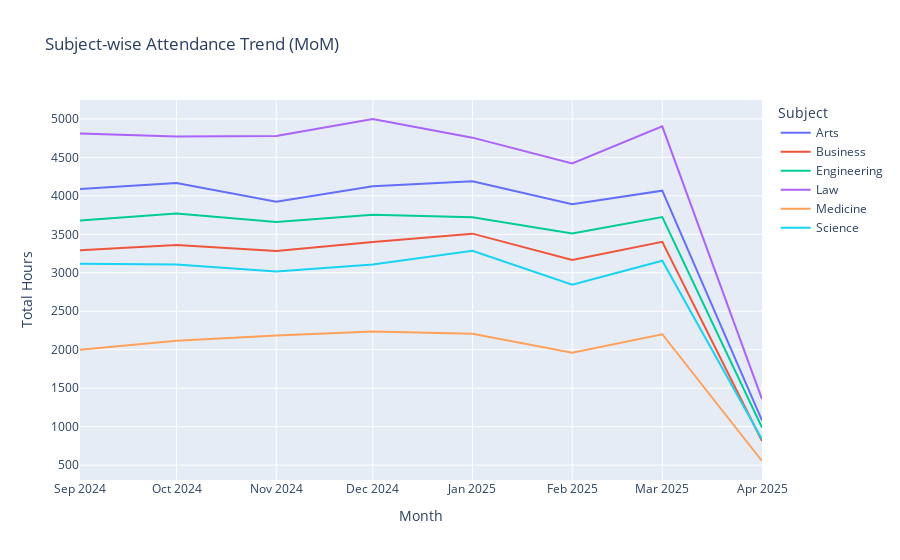

The notebook cell this image was saved under:
### Code cell
query = """
SELECT
    c.year,
    c.month,
    t.department AS subject,
    SUM(f.total_hours) AS total_hours
FROM fact_attendance_daily f
JOIN dim_calendar c
    ON f.date_id = c.date_id
JOIN dim_teachers t
    ON f.badge_id = t.badge_id
GROUP BY c.year, c.month, t.department
ORDER BY c.year, c.month;
"""

df = pd.read_sql(query, conn)

df["month_label"] = df["year"].astype(str) + "-" + df["month"].astype(str)

fig = px.line(
    df,
    x="month_label",
    y="total_hours",
    color="subject",
    title="Subject-wise Attendance Trend (MoM)"
)

fig.update_layout(
    xaxis_title="Month",
    yaxis_title="Total Hours",
    legend_title="Subject"
)

fig.show()

### Figure 1 — Plotly figure (JSON) as saved in the notebook; plotly's stock layout.template omitted (floating-point values rounded to 4 significant figures)
{"data": [{"hovertemplate": "subject=Arts<br>month_label=%{x}<br>total_hours=%{y}<extra></extra>", "legendgroup": "Arts", "line": {"color": "#636efa", "dash": "solid"}, "marker": {"symbol": "circle"}, "mode": "lines", "name": "Arts", "orientation": "v", "showlegend": true, "type": "scatter", "x": ["2024-9", "2024-10", "2024-11", "2024-12", "2025-1", "2025-2", "2025-3", "2025-4"], "xaxis": "x", "y": [4089.0, 4167.0, 3925.0, 4126.0, 4190.0, 3891.0, 4067.0, 1081.0], "yaxis": "y"}, {"hovertemplate": "subject=Business<br>month_label=%{x}<br>total_hours=%{y}<extra></extra>", "legendgroup": "Business", "line": {"color": "#EF553B", "dash": "solid"}, "marker": {"symbol": "circle"}, "mode": "lines", "name": "Business", "orientation": "v", "showlegend": true, "type": "scatter", "x": ["2024-9", "2024-10", "2024-11", "2024-12", "2025-1", "2025-2", "2025-3", "2025-4"], "xaxis": "x", "y": [3293.0, 3362.0, 3284.0, 3401.0, 3509.0, 3166.0, 3403.0, 812.7], "yaxis": "y"}, {"hovertemplate": "subject=Engineering<br>month_label=%{x}<br>total_hours=%{y}<extra></extra>", "legendgroup": "Engineering", "line": {"color": "#00cc96", "dash": "solid"}, "marker": {"symbol": "circle"}, "mode": "lines", "name": "Engineering", "orientation": "v", "showlegend": true, "type": "scatter", "x": ["2024-9", "2024-10", "2024-11", "2024-12", "2025-1", "2025-2", "2025-3", "2025-4"], "xaxis": "x", "y": [3681.0, 3769.0, 3661.0, 3755.0, 3722.0, 3510.0, 3724.0, 989.4], "yaxis": "y"}, {"hovertemplate": "subject=Law<br>month_label=%{x}<br>total_hours=%{y}<extra></extra>", "legendgroup": "Law", "line": {"color": "#ab63fa", "dash": "solid"}, "marker": {"symbol": "circle"}, "mode": "lines", "name": "Law", "orientation": "v", "showlegend": true, "type": "scatter", "x": ["2024-9", "2024-10", "2024-11", "2024-12", "2025-1", "2025-2", "2025-3", "2025-4"], "xaxis": "x", "y": [4812.0, 4772.0, 4778.0, 4999.0, 4756.0, 4422.0, 4903.0, 1359.0], "yaxis": "y"}, {"hovertemplate": "subject=Medicine<br>month_label=%{x}<br>total_hours=%{y}<extra></extra>", "legendgroup": "Medicine", "line": {"color": "#FFA15A", "dash": "solid"}, "marker": {"symbol": "circle"}, "mode": "lines", "name": "Medicine", "orientation": "v", "showlegend": true, "type": "scatter", "x": ["2024-9", "2024-10", "2024-11", "2024-12", "2025-1", "2025-2", "2025-3", "2025-4"], "xaxis": "x", "y": [1999.0, 2116.0, 2186.0, 2237.0, 2206.0, 1960.0, 2201.0, 553.5], "yaxis": "y"}, {"hovertemplate": "subject=Science<br>month_label=%{x}<br>total_hours=%{y}<extra></extra>", "legendgroup": "Science", "line": {"color": "#19d3f3", "dash": "solid"}, "marker": {"symbol": "circle"}, "mode": "lines", "name": "Science", "orientation": "v", "showlegend": true, "type": "scatter", "x": ["2024-9", "2024-10", "2024-11", "2024-12", "2025-1", "2025-2", "2025-3", "2025-4"], "xaxis": "x", "y": [3118.0, 3107.0, 3016.0, 3108.0, 3285.0, 2844.0, 3156.0, 835.4], "yaxis": "y"}], "layout": {"legend": {"title": {"text": "Subject"}, "tracegroupgap": 0}, "title": {"text": "Subject-wise Attendance Trend (MoM)"}, "xaxis": {"anchor": "y", "domain": [0, 1], "title": {"text": "Month"}}, "yaxis": {"anchor": "x", "domain": [0, 1], "title": {"text": "Total Hours"}}}}
